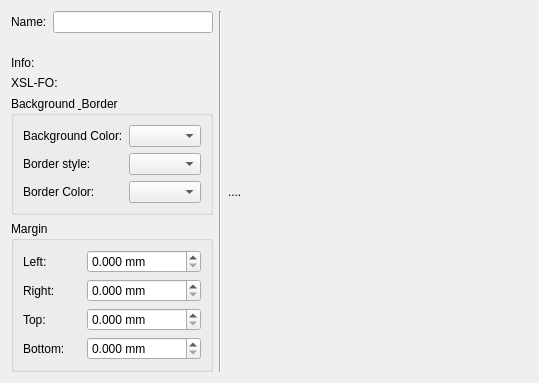
     <widget class="QWidget" name="tab_2" >
      <attribute name="title" >
       <string>Body</string>
      </attribute>
      <layout class="QGridLayout" name="gridLayout_19" >
       <item row="0" column="0" >
        <layout class="QHBoxLayout" name="horizontalLayout_22" >
         <item>
          <layout class="QVBoxLayout" name="verticalLayout_26" >
           <item>
            <layout class="QHBoxLayout" name="horizontalLayout_23" >
             <item>
              <widget class="QLabel" name="label_44" >
               <property name="text" >
                <string>Name:</string>
               </property>
              </widget>
             </item>
             <item>
              <widget class="QLineEdit" name="lineEdit" >
               <property name="maximumSize" >
                <size>
                 <width>220</width>
                 <height>16777215</height>
                </size>
               </property>
              </widget>
             </item>
            </layout>
           </item>
           <item>
            <spacer name="verticalSpacer_2" >
             <property name="orientation" >
              <enum>Qt::Vertical</enum>
             </property>
             <property name="sizeType" >
              <enum>QSizePolicy::Fixed</enum>
             </property>
             <property name="sizeHint" stdset="0" >
              <size>
               <width>20</width>
               <height>17</height>
              </size>
             </property>
            </spacer>
           </item>
           <item>
            <widget class="QLabel" name="label_37" >
             <property name="text" >
              <string>Info:</string>
             </property>
            </widget>
           </item>
           <item>
            <widget class="QLabel" name="label_38" >
             <property name="text" >
              <string>XSL-FO:</string>
             </property>
            </widget>
           </item>
           <item>
            <widget class="QGroupBox" name="groupBox_11" >
             <property name="title" >
              <string>Background &amp; Border</string>
             </property>
             <layout class="QGridLayout" name="gridLayout_17" >
              <item row="0" column="0" >
               <layout class="QHBoxLayout" name="horizontalLayout_24" >
                <item>
                 <layout class="QVBoxLayout" name="verticalLayout_27" >
                  <item>
                   <widget class="QLabel" name="label_39" >
                    <property name="text" >
                     <string>Background Color:</string>
                    </property>
                   </widget>
                  </item>
                  <item>
                   <widget class="QLabel" name="label_40" >
                    <property name="text" >
                     <string>Border style:</string>
                    </property>
                   </widget>
                  </item>
                  <item>
                   <widget class="QLabel" name="label_41" >
                    <property name="text" >
                     <string>Border Color:</string>
                    </property>
                   </widget>
                  </item>
                 </layout>
                </item>
                <item>
                 <layout class="QVBoxLayout" name="verticalLayout_28" >
                  <item>
                   <widget class="QComboBox" name="comboBox_14" />
                  </item>
                  <item>
                   <widget class="QComboBox" name="comboBox_15" />
                  </item>
                  <item>
                   <widget class="QComboBox" name="comboBox_16" />
                  </item>
                 </layout>
                </item>
               </layout>
              </item>
             </layout>
            </widget>
           </item>
           <item>
            <widget class="QGroupBox" name="groupBox_12" >
             <property name="title" >
              <string>Margin</string>
             </property>
             <layout class="QGridLayout" name="gridLayout_18" >
              <item row="0" column="0" >
               <layout class="QHBoxLayout" name="horizontalLayout_25" >
                <item>
                 <layout class="QVBoxLayout" name="verticalLayout_29" >
                  <item>
                   <widget class="QLabel" name="label_42" >
                    <property name="text" >
                     <string>Left:</string>
                    </property>
                   </widget>
                  </item>
                  <item>
                   <widget class="QLabel" name="label_43" >
                    <property name="text" >
                     <string>Right:</string>
                    </property>
                   </widget>
                  </item>
                  <item>
                   <widget class="QLabel" name="label_45" >
                    <property name="text" >
                     <string>Top:</string>
                    </property>
                   </widget>
                  </item>
                  <item>
                   <widget class="QLabel" name="label_46" >
                    <property name="text" >
                     <string>Bottom:</string>
                    </property>
                   </widget>
                  </item>
                 </layout>
                </item>
                <item>
                 <layout class="QVBoxLayout" name="verticalLayout_30" >
                  <item>
                   <widget class="QDoubleSpinBox" name="doubleSpinBox_23" >
                    <property name="suffix" >
                     <string> mm</string>
                    </property>
                    <property name="decimals" >
                     <number>3</number>
                    </property>
                    <property name="minimum" >
                     <double>0.000000000000000</double>
                    </property>
                    <property name="maximum" >
                     <double>99999999.000000000000000</double>
                    </property>
                    <property name="value" >
                     <double>0.000000000000000</double>
                    </property>
                   </widget>
                  </item>
                  <item>
                   <widget class="QDoubleSpinBox" name="doubleSpinBox_24" >
                    <property name="suffix" >
                     <string> mm</string>
                    </property>
                    <property name="decimals" >
                     <number>3</number>
                    </property>
                    <property name="minimum" >
                     <double>0.000000000000000</double>
                    </property>
                    <property name="maximum" >
                     <double>99999999.000000000000000</double>
                    </property>
                    <property name="value" >
                     <double>0.000000000000000</double>
                    </property>
                   </widget>
                  </item>
                  <item>
                   <widget class="QDoubleSpinBox" name="doubleSpinBox_25" >
                    <property name="suffix" >
                     <string> mm</string>
                    </property>
                    <property name="decimals" >
                     <number>3</number>
                    </property>
                    <property name="minimum" >
                     <double>0.000000000000000</double>
                    </property>
                    <property name="maximum" >
                     <double>99999999.000000000000000</double>
                    </property>
                    <property name="value" >
                     <double>0.000000000000000</double>
                    </property>
                   </widget>
                  </item>
                  <item>
                   <widget class="QDoubleSpinBox" name="doubleSpinBox_26" >
                    <property name="suffix" >
                     <string> mm</string>
                    </property>
                    <property name="decimals" >
                     <number>3</number>
                    </property>
                    <property name="minimum" >
                     <double>0.000000000000000</double>
                    </property>
                    <property name="maximum" >
                     <double>99999999.000000000000000</double>
                    </property>
                    <property name="value" >
                     <double>0.000000000000000</double>
                    </property>
                   </widget>
                  </item>
                 </layout>
                </item>
               </layout>
              </item>
             </layout>
            </widget>
           </item>
          </layout>
         </item>
         <item>
          <widget class="Line" name="line_6" >
           <property name="orientation" >
            <enum>Qt::Vertical</enum>
           </property>
          </widget>
         </item>
         <item>
          <widget class="QLabel" name="preview_6" >
           <property name="sizePolicy" >
            <sizepolicy vsizetype="Expanding" hsizetype="Expanding" >
             <horstretch>0</horstretch>
             <verstretch>0</verstretch>
            </sizepolicy>
           </property>
           <property name="minimumSize" >
            <size>
             <width>300</width>
             <height>297</height>
            </size>
           </property>
           <property name="text" >
            <string>....</string>
           </property>
          </widget>
         </item>
        </layout>
       </item>
      </layout>
     </widget>
